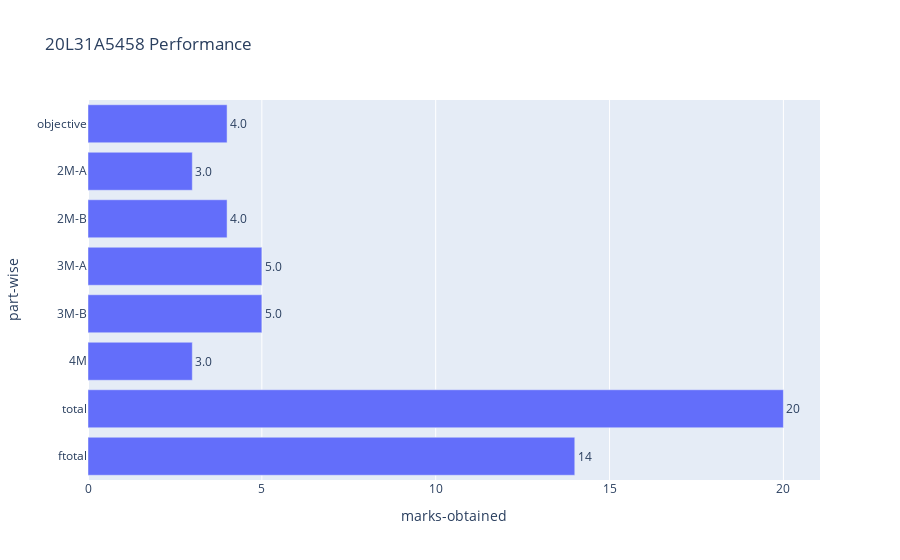

Source (notebook cell):
### Code cell
rollno = input("Enter roll num: ")
rollno=f'20L31A54{rollno}'
std_df = python.loc[python['roll']==rollno]
std_pivot = std_df.transpose().reset_index()
std_pivot= std_pivot.iloc[1:]
std_pivot
std_pivot.columns = ['part-wise','marks-obtained']
std_pivot
fig = px.bar(std_pivot,y='part-wise', x='marks-obtained', text='marks-obtained', orientation='h',title=f'{rollno} Performance')
fig.update_traces(texttemplate='%{text:.2s}', textposition='outside')
fig.update_layout(uniformtext_minsize=8, uniformtext_mode='hide')
fig.update_layout(
    yaxis = dict(autorange="reversed")
)
fig.show()

### Figure 1 — Plotly figure (JSON) as saved in the notebook; plotly's stock layout.template omitted (floating-point values rounded to 4 significant figures)
{"data": [{"alignmentgroup": "True", "hovertemplate": "marks-obtained=%{text}<br>part-wise=%{y}<extra></extra>", "legendgroup": "", "marker": {"color": "#636efa", "pattern": {"shape": ""}}, "name": "", "offsetgroup": "", "orientation": "h", "showlegend": false, "text": [4, 3, 4, 5, 5, 3, 20, 14], "textposition": "outside", "texttemplate": "%{text:.2s}", "type": "bar", "x": [4, 3, 4, 5, 5, 3, 20, 14], "xaxis": "x", "y": ["objective", "2M-A", "2M-B", "3M-A", "3M-B", "4M", "total", "ftotal"], "yaxis": "y"}], "layout": {"barmode": "relative", "legend": {"tracegroupgap": 0}, "title": {"text": "20L31A5458 Performance"}, "uniformtext": {"minsize": 8, "mode": "hide"}, "xaxis": {"anchor": "y", "domain": [0, 1], "title": {"text": "marks-obtained"}}, "yaxis": {"anchor": "x", "autorange": "reversed", "domain": [0, 1], "title": {"text": "part-wise"}}}}
